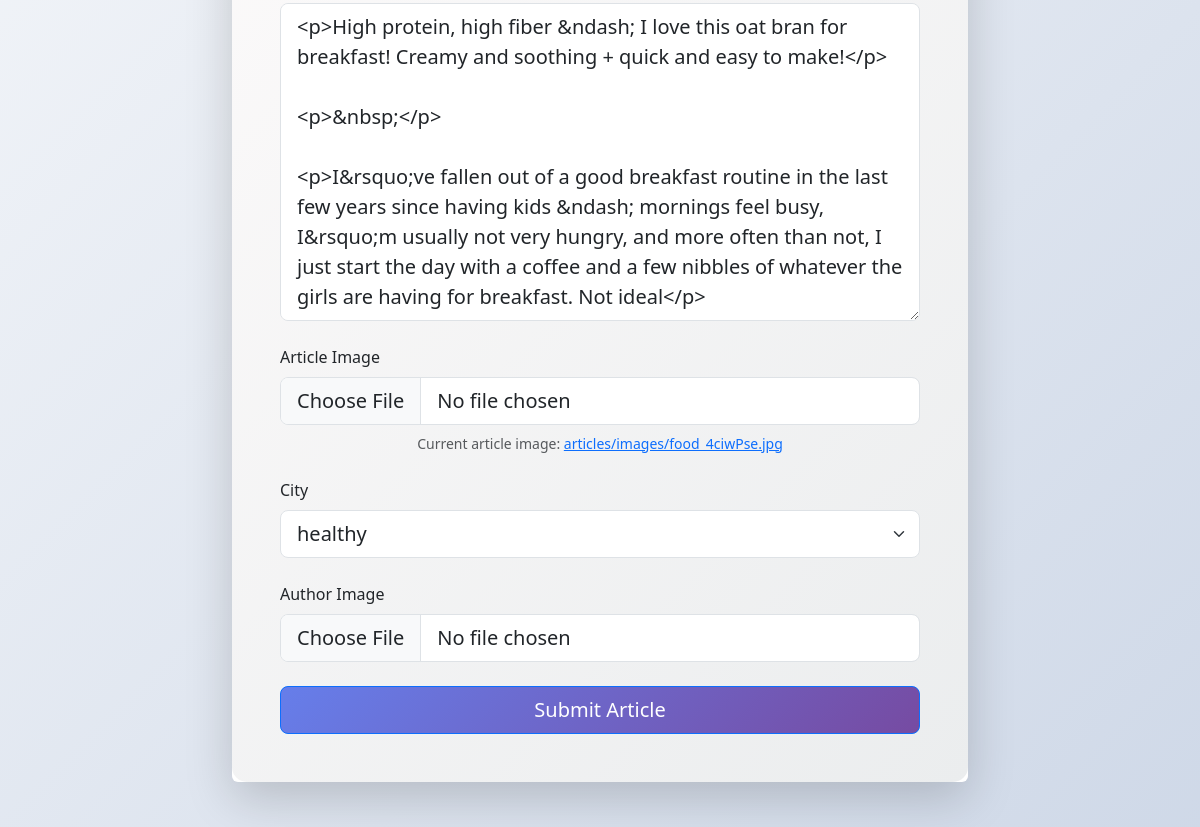
Before: /article/19/edit (signed in, middle part) with the older database file.
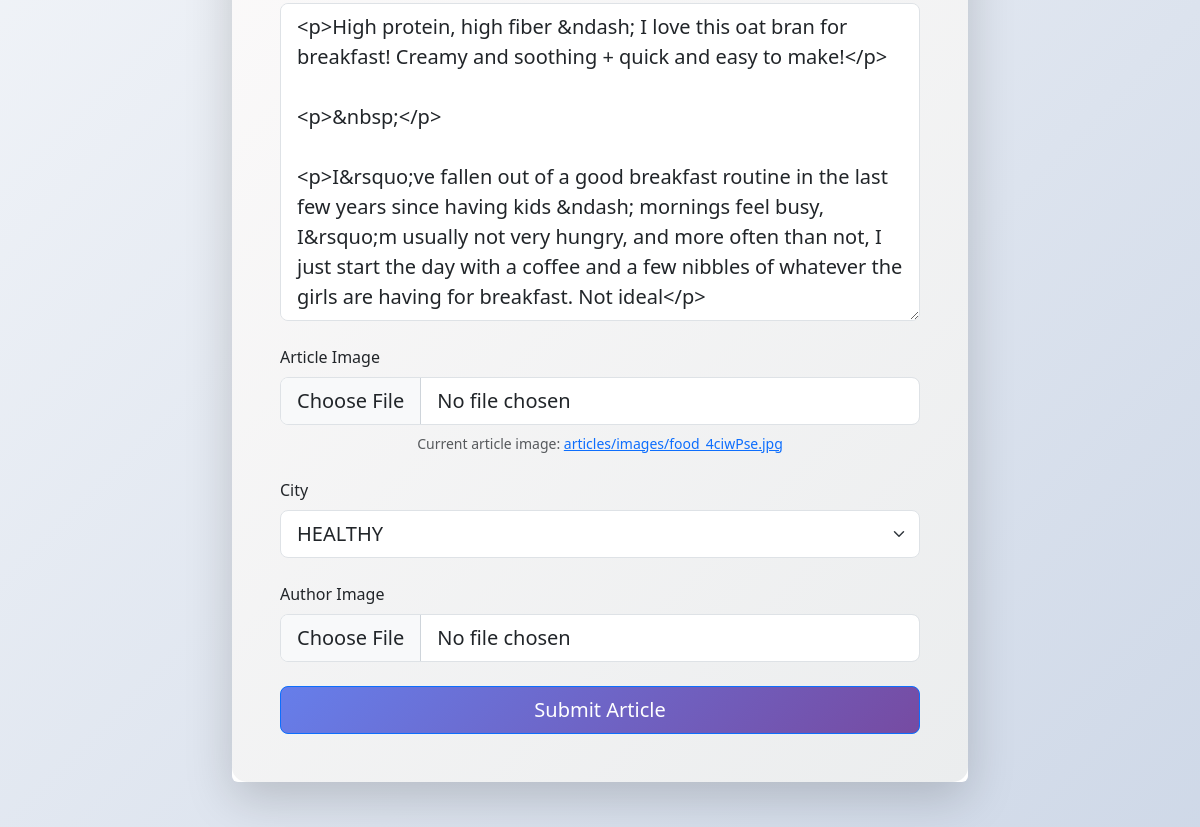
After: the same page with the newer database file.
### CookingStories/models.py (models this page shows, shortened)
class Article(models.Model):
    title = models.CharField("Article title", max_length=100)
    image = models.ImageField("Article image", upload_to="articles/images",)
    content = RichTextField()
    topic = models.ForeignKey(Topic, on_delete=models.CASCADE)
    created_at = models.DateTimeField(auto_now=True,)
    rating = models.FloatField(default=0)  # Average rating
    rating_count = models.IntegerField(default=0)  # Number of ratings
    author = models.ForeignKey("auth.User", on_delete=models.CASCADE)
    likes = models.PositiveIntegerField("Total likes", default=0)
    author_image = models.ImageField("Author image", upload_to='authors/',)  # New field for author's image

class Topic(models.Model):
    name = models.CharField(max_length=50)
    image = models.ImageField(upload_to='articles/images/', blank=True, null=True)

### CookingStories/views.py (the view)
# urls.py: path('article/<int:id>/edit', views.edit_view, name='edit'),
@login_required
def edit_view(request, id):
    if request.method == "POST":
        article = Article.objects.get(id=id)
        title = request.POST.get('title')
        content = request.POST.get('content')
        topic_id = request.POST.get('topic')
        topic = Topic.objects.get(id=topic_id) # get topic object from id
        image = request.FILES.get('image')
        author = request.user
        if len(title) < 3:
            messages.error(request, 'Title must be at least 3 characters.')
            return redirect('edit', id=id)
        if len(content) < 50:
            messages.error(request, 'Content must be at least 50 characters.')
            return redirect('edit', id=id)
        if not image: # if no image is uploaded, use the old one
            image = article.image
        article.title = title
        article.content = content
        article.topic = topic
        article.image = image
        article.save()
        messages.success(request, 'Article updated successfully.')
        return redirect('my_articles')
    else:
        form = ArticleForm()
    return render(request, 'Cookingstories/add.html',{
        'article': Article.objects.get(id=id),
        'form': form,  # current article
        'topics': Topic.objects.all()           # all topics
    })

### CookingStories/forms.py
class ArticleForm(forms.ModelForm):
    title = forms.CharField(
        max_length=200,
        widget=forms.TextInput(attrs={'placeholder': 'Enter the title of the article'})
    )
    content = forms.CharField(
        widget=CKEditorUploadingWidget()  # Rich text editor for the content field using CKEditor
    )
    image = forms.ImageField(required=False)  # Optional image field
    publication_date = forms.DateField(
        required=False,
        widget=forms.SelectDateWidget
    )
    city = forms.CharField(
        max_length=100,
        widget=forms.TextInput(attrs={'placeholder': 'Enter the city related to the article'})
    )
    class Meta:
        model = Article  # Assuming the model name is Article
        fields = ['title', 'content', 'image', 'publication_date', 'city']

### templates/Cookingstories/add.html (shortened to what this page needs)
{% extends 'layout/base.html' %}
{% load static %}
{% block content %}
<div class="container">
    <div class="row justify-content-center">
        <div class="col-lg-8 my-5">
            <div class="card shadow-lg border-0">
                <div class="card-body p-5">
                    <form method="post" enctype="multipart/form-data" autocomplete="off">
                        <div class="form-group mb-4">
                            <textarea class="form-control form-control-lg" name="content" id="content" rows="10"
                                placeholder="Write your article content here">{% if article %}{{ article.content }}{% endif %}</textarea>
                        </div>
                        <div class="form-group mb-4">
                            <label for="image" class="form-label">Article Image</label>
                            <input type="file" class="form-control form-control-lg" name="image" id="image" />
                            {% if article and article.image %}
                            <div class="mt-2 text-center">
                                <small class="text-muted d-block mt-2">Current article image: <a href="{{ article.image.url }}" target="_blank">{{ article.image.name }}</a></small>
                            </div>
                            {% endif %}
                        </div>
                        <div class="form-group mb-4">
                            <label for="topic" class="form-label">City</label>
                            <select class="form-select form-select-lg" name="topic" id="topic">
                                {% for topic in topics %}
                                <option value="{{ topic.id }}"
                                    {% if article and article.topic.id == topic.id %} selected {% endif %}>
                                    {{ topic.name }}
                                </option>
                                {% endfor %}
                            </select>
                        </div>
                        <div class="form-group mb-4">
                            <label for="author_image" class="form-label">Author Image</label>
                            <input type="file" class="form-control form-control-lg" name="author_image" id="author_image" />
                        </div>
                        <div class="d-grid gap-2">
                            <button type="submit" class="btn btn-primary btn-lg">Submit Article</button>
                        </div>
                    </form>
                </div>
            </div>
        </div>
    </div>
</div>
{% endblock %}

Changed rows visible on the page:
changed Article "articles/images/food_4ciwPse.jpg": topic "healthy" → "HEALTHY"
